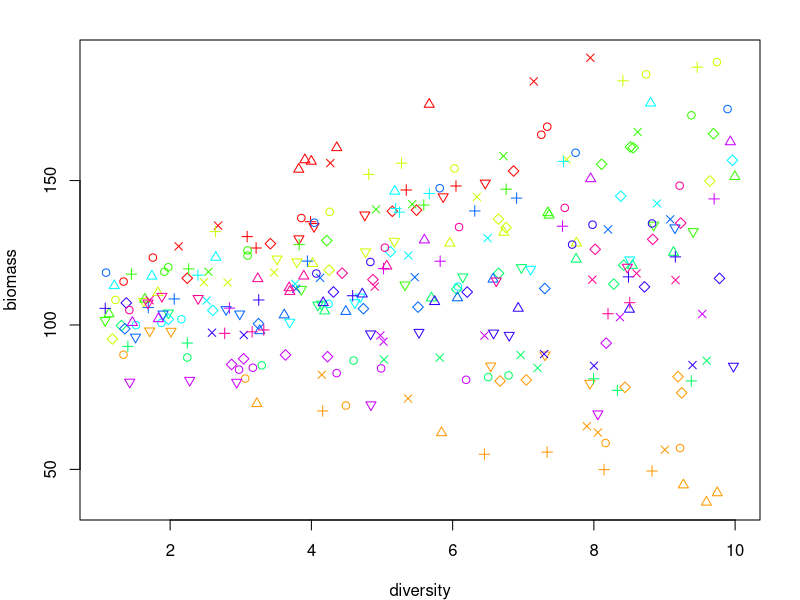
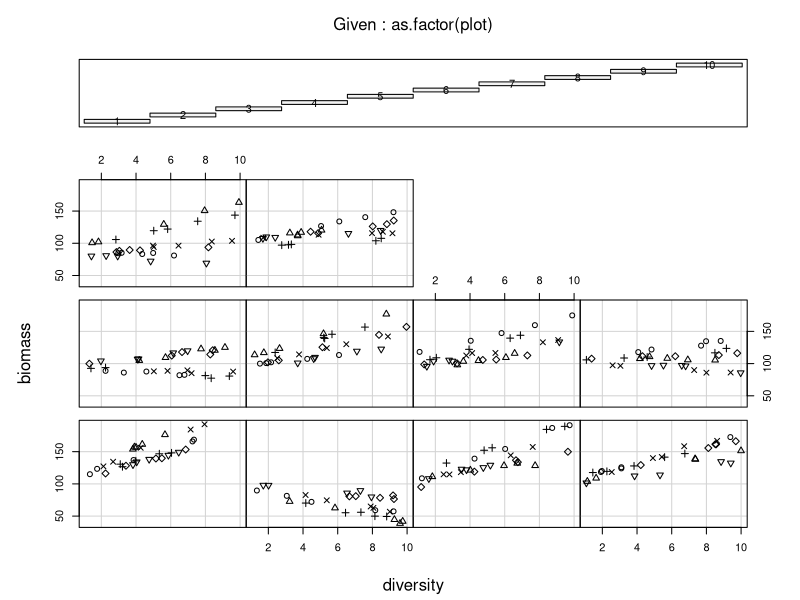

Write the R code that produced these figures, in order.
## ---- chunk 1
require(nlme)

# Nested data example
set.seed(231011) # seed for analyses
error = 10 # residual error
n_plots = 30 # number of plots
n_subplots = 6 # subplots per block
intercepts_plots = sort(rnorm(n_plots, mean = 200, sd = 40)) # y-intercepts for each plot

intercepts_subplots = matrix(nrow = n_plots, ncol = n_subplots)
for(i in 1:n_plots) {
  intercepts_subplots[i,] = rnorm(n_subplots, mean = intercepts_plots[i], sd = 20) # intercept for each subplot
}

head(intercepts_subplots) # look at coefficient matrix

# make fake data
bdat = data.frame(plot = rep(1:n_plots, each = n_subplots),
                  subplot = 1:n_subplots,
                  biomass = NA)

bdat$biomass = intercepts_subplots[cbind(bdat$plot, bdat$subplot)] + rnorm(n_plots*n_subplots, 0, error)
## ---- chunk 2
# Analyse data
mmod = lme(biomass ~ 1, data = bdat, random = ~1|plot)

summary(mmod)
## ---- chunk 3
# Analyse data
mmod2 = lme(biomass ~ 1, data = bdat, random = ~1|plot/subplot)

summary(mmod2)
## ---- chunk 4
VarCorr(mmod2)

VarCorr(mmod2)[,2] # look at standard deviations
## ---- chunk 5
# re-fit models
ML_mmod = update(mmod, method = "ML")
ML_mmod2 = update(mmod2, method = "ML")

# run ANOVA
anova(ML_mmod, ML_mmod2)
## ---- chunk 6
bdat$fake_subplot = sample(1:50, n_plots*n_subplots, replace = TRUE)

ML_mmod3 = lme(biomass ~ 1, data = bdat, random = ~1|plot/fake_subplot, method = "ML")

# run ANOVA
anova(ML_mmod, ML_mmod3)
## ---- chunk 7
mmod2 = update(ML_mmod2, method = "REML")
summary(mmod2)
## ---- chunk 8
bdat = read.csv("dataset_2.csv")
n_plots = length(unique(bdat$plot))

# plot
par(mar=c(4,4,2,2))
plot(biomass~diversity, col = rainbow(n_plots)[plot], pch = subplot, data = bdat)
## ---- chunk 9
par(mar=c(4,4,2,2))
coplot(biomass~diversity|as.factor(plot), data = bdat,
       panel = function(x, y, ...) {points(x,y, pch = bdat$subplot[bdat$plot==1])})
